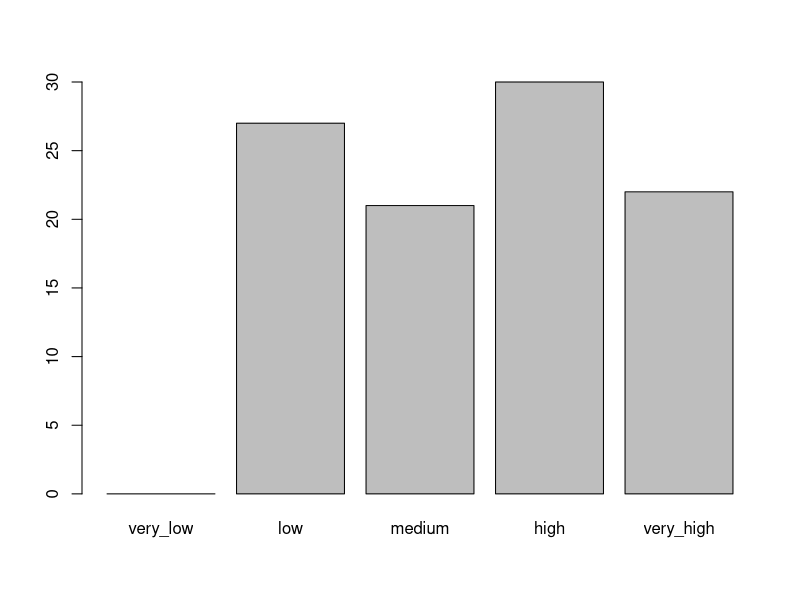
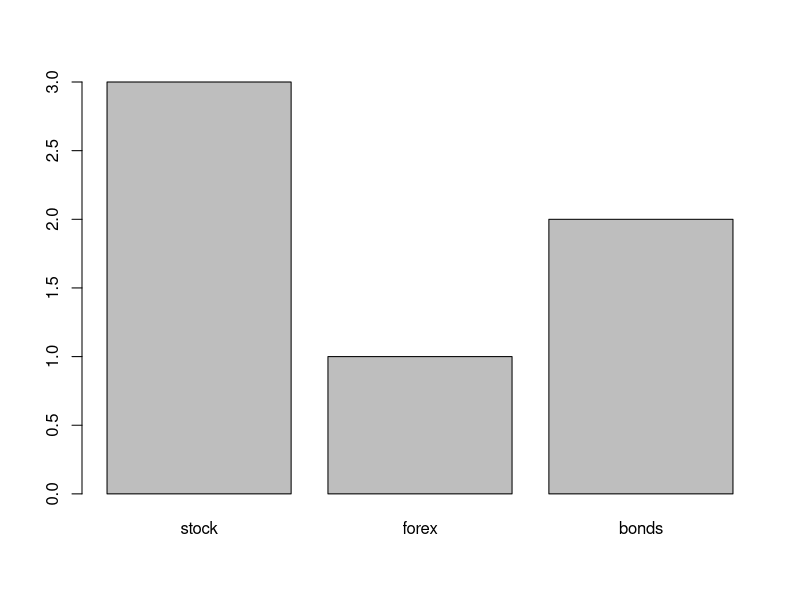

These figures' R source, in order:
## ---- chunk 1
knitr::opts_chunk$set(echo = TRUE)
## ---- chunk 2
x_vec <- c(9, 4, 6, 20, 19, 29)
x_mat <- matrix(data = x_vec, nrow = 2, ncol = 3, byrow = TRUE)
x_mat

cor(x_mat)
## ---- chunk 3
y_vec = rnorm(6, 23, 98)

matrix_yx <- cbind(x_vec, y_vec)
matrix_yx

cor(matrix_yx)
## ---- chunk 4
cash_flow <- rnorm(10, 4, 9)
year <- runif(10, 5, 45)
company <- c("Google", "Google", "Microsoft", "Microsoft", "Apple", "Apple", "Google", "Google", "Microsoft", "Microsoft")
company_data <- data.frame(company, cash_flow, year)
company_data

# sub-setting the DF
company_data[1:3,1, drop=FALSE]
company_data$cash_flow
subset(company_data, cash_flow < 6.00)

# Delete a column
company_data$year = NULL
company_data
## ---- chunk 5
# Factor will make R treat string as integer.
investment <- c("stock", "bonds", "stock", "bonds", "stock")
investment_factor <- factor(investment)
# Summary of factor is more informative.
summary(investment)
summary(investment_factor)
# Change the levels.
investment
levels(investment) <- c("B", "S")
investment

# cut() will factoring the numbers based on interval.
price <- runif(100, 20, 100)
breaks <- c(0, 20, 40, 60, 80, 100)
grouped_price <- cut(price, breaks = breaks)
head(grouped_price)
levels(grouped_price) <- c("very_low", "low", "medium", "high", "very_high")
# Plot the factor
plot(grouped_price)

# Order factor
investment <- c("stock", "bonds", "stock", "bonds", "stock", "forex")
ranked_investment <- factor(investment, ordered = TRUE, levels = c("stock", "forex", "bonds"))
ranked_investment
plot(ranked_investment)
# To remove unavailable level after subset, use drop=TRUE
summary(ranked_investment[1:3, drop = TRUE])
## ---- chunk 6
# List can contain multiple data type.
list1 <- list("Boni", investment)
list1
# To subset list we use [[]] instead of []
list1[[2]]
# Add names to list.
names(list1) <- c("name", "investment")
list1$name

# Split DataFrame to list
cash_flow <- rnorm(10, 4, 9)
year <- runif(10, 5, 45)
company <- c("Google", "Google", "Microsoft", "Microsoft", "Apple", "Apple", "Google", "Google", "Microsoft", "Microsoft")
company_data <- data.frame(company, cash_flow, year)
company_data

new_list <- split(company_data, company_data$company)
new_list

# Unsplit list
unsplit(new_list, company)

# Getting attributes
attributes(new_list)
attr(new_list, "names")
